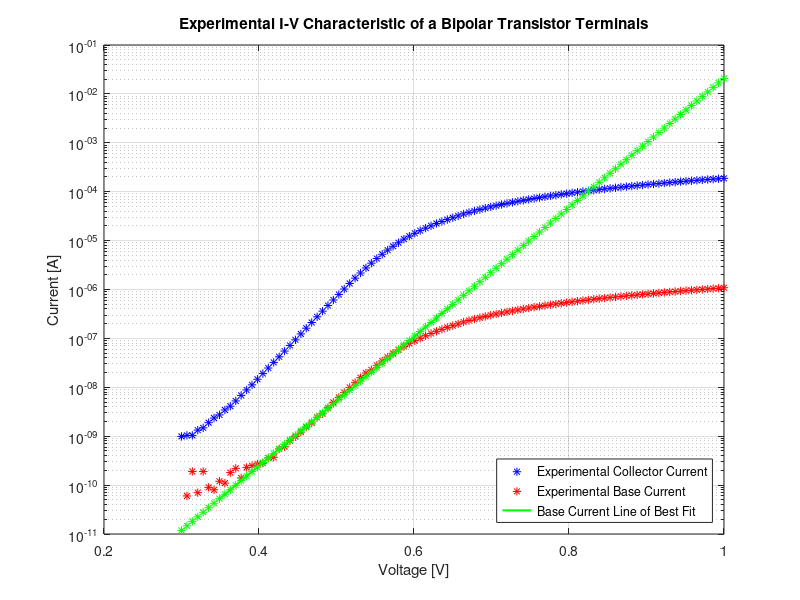
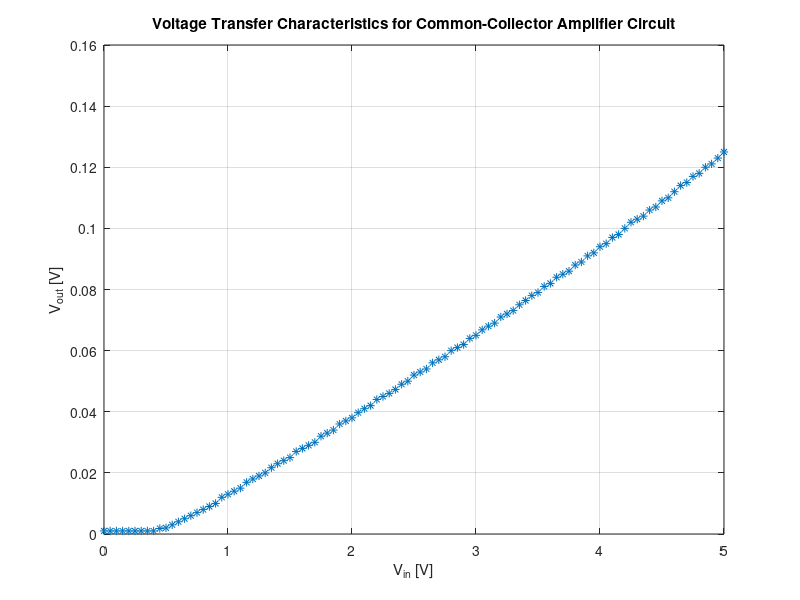
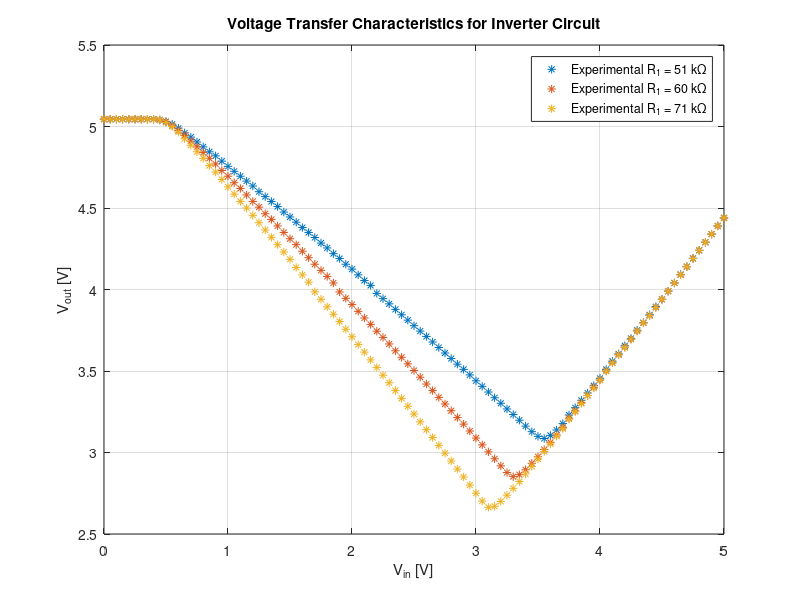

These figures' MATLAB source, in order:
%% Experiment 1
Experiment_1 = load('Experiment_1.mat');
Experiment_1.Ib = fliplr(Experiment_1.Ib);
Experiment_1.Ib(1:35) = Experiment_1.Ib(1:35) + 1.350e-09;
Experiment_1.Ie = (-1)*fliplr(Experiment_1.Ie);
Experiment_1.Vb = fliplr(Experiment_1.Vb);

Experiment_1.Ic = Experiment_1.Ie - Experiment_1.Ib;

Theoretical_Ib = Experiment_1.Ib(16:45);
Theoretical_v = Experiment_1.Vb(16:45);

x = linspace(0.35, 0.65, 100);
fit = polyfit(Theoretical_v,log(Theoretical_Ib),1);
line = exp(fit(1) * x + fit(2));

%U_T = (0.026);
U_T = 1/(fit(1));
I_s = exp(fit(2));

theoretical_Ic = I_s*exp((Experiment_1.Vb - 0)./U_T);


figure
semilogy(Experiment_1.Vb,Experiment_1.Ic,'b*')
hold on
semilogy(Experiment_1.Vb,Experiment_1.Ib,'r*')
semilogy(x,line,'g-','LineWidth',1.5);
semilogy(Experiment_1.Vb,theoretical_Ic,'g*')
title('Experimental I-V Characteristic of a Bipolar Transistor Terminals')
xlabel('Voltage [V]')
ylabel('Current [A]')
legend('Experimental Collector Current','Experimental Base Current','Base Current Line of Best Fit','Location','Southeast')
grid on
hold off


%% Experiment 2
Experiment_2_200 = load('Experiment_2-200.mat');
Experiment_2_200.Ib = fliplr(Experiment_2_200.Ib);
Experiment_2_200.Ie = fliplr(Experiment_2_200.Ie);
Experiment_2_200.Vb = fliplr(Experiment_2_200.Vb);

Experiment_2_2k = load('Experiment_2-2k.mat');
Experiment_2_2k.Ib = fliplr(Experiment_2_2k.Ib);
Experiment_2_2k.Ie = fliplr(Experiment_2_2k.Ie);
Experiment_2_2k.Vb = fliplr(Experiment_2_2k.Vb);

Experiment_2_20k = load('Experiment_2-20k.mat');
Experiment_2_20k.Ib = fliplr(Experiment_2_20k.Ib);
Experiment_2_20k.Ie = fliplr(Experiment_2_20k.Ie);
Experiment_2_20k.Vb = fliplr(Experiment_2_20k.Vb);


%% Experiment 3
Experiment_3 = load('Experiment_3-20k.mat');
Experiment_3.Ib = fliplr(Experiment_3.Ib);
Experiment_3.Vb = fliplr(Experiment_3.Vb);
Experiment_3.Ve = fliplr(Experiment_3.Ve);

figure
plot(Experiment_3.Vb,Experiment_3.Ve,'*')
hold on
xlabel('V_{in} [V]')
ylabel('V_{out} [V]')
title('Voltage Transfer Characteristics for Common-Collector Amplifier Circuit')
%legend('Experimental R_1 = 51 k\Omega','Experimental R_1 = 60 k\Omega','Experimental R_1 = 71 k\Omega','Location','Northwest')
grid on
hold off



%% Experiment 4
Experiment_4_51k = load('Experiment_4-51k.mat');
Experiment_4_51k.Ib = fliplr(Experiment_4_51k.Ib);
Experiment_4_51k.Vb = fliplr(Experiment_4_51k.Vb);
Experiment_4_51k.Vout = fliplr(Experiment_4_51k.Vout);

Experiment_4_60k = load('Experiment_4-60k.mat');
Experiment_4_60k.Ib = fliplr(Experiment_4_60k.Ib);
Experiment_4_60k.Vb = fliplr(Experiment_4_60k.Vb);
Experiment_4_60k.Vout = fliplr(Experiment_4_60k.Vout);

Experiment_4_71k = load('Experiment_4-71k.mat');
Experiment_4_71k.Ib = fliplr(Experiment_4_71k.Ib);
Experiment_4_71k.Vb = fliplr(Experiment_4_71k.Vb);
Experiment_4_71k.Vout = fliplr(Experiment_4_71k.Vout);


figure
plot(Experiment_4_51k.Vb,Experiment_4_51k.Vout,'*')
hold on
plot(Experiment_4_60k.Vb,Experiment_4_60k.Vout,'*')
plot(Experiment_4_71k.Vb,Experiment_4_71k.Vout,'*')
xlabel('V_{in} [V]')
ylabel('V_{out} [V]')
title('Voltage Transfer Characteristics for Inverter Circuit')
legend('Experimental R_1 = 51 k\Omega','Experimental R_1 = 60 k\Omega','Experimental R_1 = 71 k\Omega','Location','Northeast')
grid on
hold off
